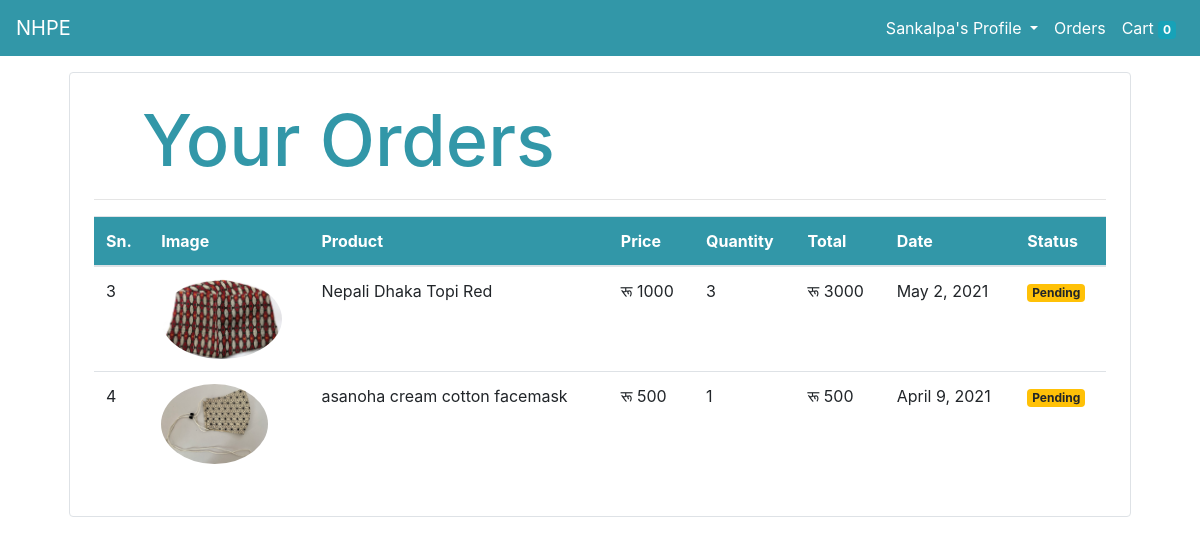
Page /orders (signed in) on the committed database.
### store/models.py (models this page shows, shortened)
class Order(models.Model):
    product = models.ForeignKey(Product, on_delete=models.CASCADE)
    customer = models.ForeignKey(Customer, on_delete=models.CASCADE)
    quantity = models.IntegerField(default=1)
    price = models.IntegerField()
    address = models.CharField(max_length=25, default='')
    phone = models.CharField(max_length=10, default='')
    date = models.DateField(default=datetime.datetime.today)
    status = models.BooleanField(default=False)
    @staticmethod
    def get_orders_by_customer(customer_id):
        return Order \
            .objects \
            .filter(customer=customer_id) \
            .order_by('-date')

class Product(models.Model):
    objects = None
    name = models.CharField(max_length=50)
    price = models.IntegerField(default=0)
    category = models.ForeignKey(Category, on_delete=models.CASCADE, default=1)
    descriptions = models.CharField(max_length=1000, default='', null=True, blank=True)
    image = models.ImageField(upload_to='uploads/products/')

### store/views.py (the view)
# urls.py: path('orders',  Orders.as_view(), name='orders'),
class Orders(View):
    @method_decorator(auth_middleware)
    def get(self, request):
        customer = request.session.get('customer')
        orders = Order.get_orders_by_customer(customer)
        return render(request, 'orders.html', {'orders': orders})

### store/templatetags/filters.py (called while the page is built)
@register.filter(name='rupees')
def rupees(number):
    return "रू " + str(number)

@register.filter(name='total')
def rupees(number1, number2):
    return number1 * number2

### store/templates/orders.html
{% extends 'base.html' %}
{% load static %}
{% block content %}
{% load cart %}
{% load filters %}
<div class="container">
    <div class="border rounded p-4 m-4">
        <p class="display-3 pl-4 ml-4" style="font-weight: 500; color: #3297a8;">Your Orders</p>
        <hr>
        <table class="table">
            <thead class="table1">
                <tr>
                    <th>Sn.</th>
                    <th>Image</th>
                    <th>Product</th>
                    <th>Price</th>
                    <th>Quantity</th>
                    <th>Total</th>
                    <th>Date</th>
                    <th>Status</th>
                </tr>
            </thead>
            <tbody>
                {% for order in orders %}
                <tr>
                    {% if order.status == False %}
                        <td>{{forloop.counter}}</td>
                        <td><img style= "height: 80px;" class="rounded-circle" src="{{order.product.image.url}}" alt=""></td>
                        <td>{{order.product.name}}</td>
                        <td>{{order.price|rupees}}</td>
                        <td>{{order.quantity}}</td>
                        <td>{{order.quantity|total:order.price|rupees}}</td>
                        <td>{{order.date}}</td>
                        {% if order.status %}
                        <td><small class="badge badge-success">Delivered</small> </td>
                        {% else %}
                        <td><small class="badge badge-warning">Pending</small> </td>
                        {% endif %}
                    {% endif %}
                </tr>
                {% endfor %}
            </tbody>
        </table>
    </div>
</div>
{% endblock %}

### static/css/style.css (style rules this page uses)
.table1 { color: white; background-color: #3297a8; }

### rows in the picture
Order: product.image (picture), product.name "Nepali Dhaka Topi Red", price "रू 1000", quantity "3", quantity|total "रू 3000", date "May 2, 2021", status "Pending"
Order: product.image (picture), product.name "asanoha cream cotton facemask", price "रू 500", quantity "1", quantity|total "रू 500", date "April 9, 2021", status "Pending"

### other values in the picture
{{ request.session.name }} "Sankalpa"
{{ request.session.cart.keys|length }} "0"
